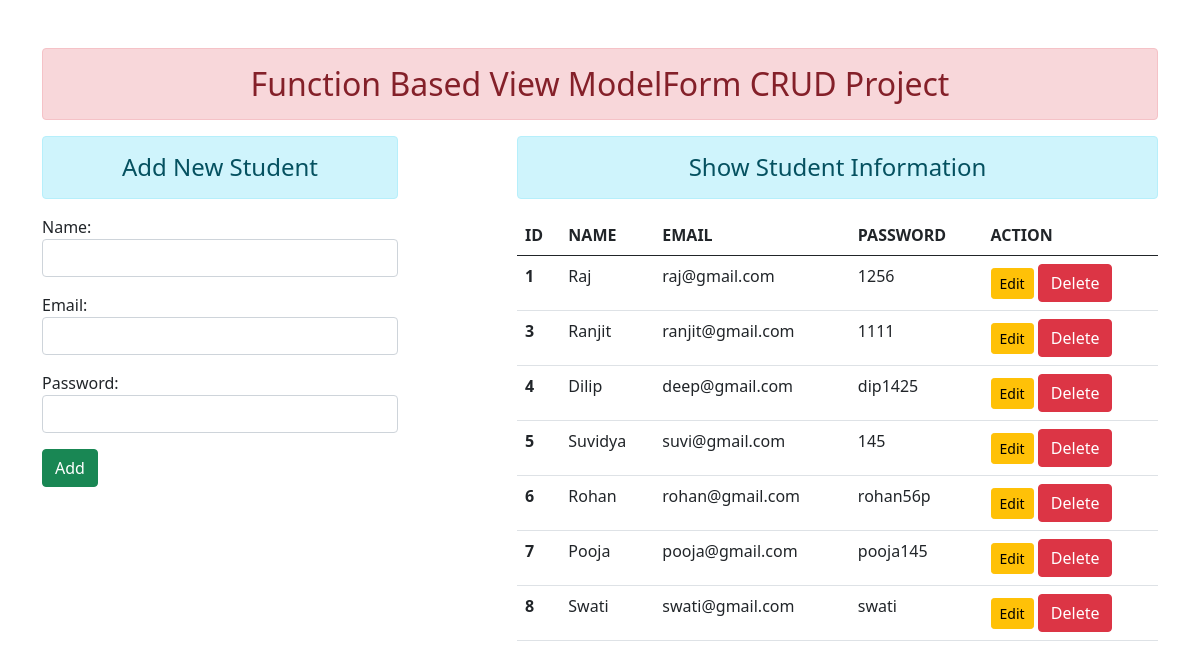
The page / on the database its author committed.
### enroll/models.py (models this page shows)
class User(models.Model):
    name = models.CharField(max_length=70)
    email = models.EmailField(max_length=70)
    password = models.CharField(max_length=100)

### enroll/views.py (the view)
# urls.py: path('',views.add_show,name='addshow'),
def add_show(request):
    if request.method == 'POST':
        fmData = StudentRegistration(request.POST)
        if fmData.is_valid():
            name = fmData.cleaned_data.get('name')
            email = fmData.cleaned_data.get('email')
            pas = fmData.cleaned_data.get('password')
            u = User(name=name,email=email,password=pas)
            u.save()
            fmData = StudentRegistration()
    else:
        fmData = StudentRegistration()
    stud = User.objects.all()
    return render(request,'enroll/addandshow.html',{'form':fmData,'stu':stud})

### enroll/forms.py
class StudentRegistration(forms.ModelForm):
    class Meta:
        model = User
        fields = ['id','name','email','password']
        widgets = {
                   'name':forms.TextInput(attrs={'class':'form-control'}),
                   'password':forms.PasswordInput(render_value=True,attrs={'class':'form-control'}),
                   'email':forms.EmailInput(attrs={'class':'form-control'})
                }

### enroll/templates/enroll/addandshow.html (shortened to what this page needs)
{% extends "enroll/base.html" %}
{% block content %}
<div class="row">
    <div class="col-sm-4">
        <h4 class="text-center alert alert-info">Add New Student</h4>
        <form action="" method="POST" novalidate>
            {{form.as_p}}
            <input type="submit" class="btn btn-success" value="Add">
        </form>
    </div>
    <div class="col-sm-7 offset-1">
        <h4 class="text-center alert alert-info">Show Student Information</h4>
        {% if stu %}
        <table class="table table-hover">
            <thead>
              <tr>
                <th scope="col">ID</th>
                <th scope="col">NAME</th>
                <th scope="col">EMAIL</th>
                <th scope="col">PASSWORD</th>
                <th scope="col">ACTION</th>
              </tr>
            </thead>
            <tbody>
                {% for st in stu %}
                <tr>
                    <th scope="row">{{st.id}}</th>
                    <td>{{st.name}}</td>
                    <td>{{st.email}}</td>
                    <td>{{st.password}}</td>
                    <td>
                        <a href="{% url 'updatedata' st.id %}" class="btn btn-warning btn-sm">Edit</a>
                        <form action="{% url 'deletedata' st.id %}" method="post" class="d-inline">
                            <input type="submit" class="btn btn-danger" value="Delete">
                        </form>
                    </td>
                </tr>
              {% endfor %}
            </tbody>
          </table>
        {% else %}
        <h4 class="text-center alert alert-warnign">No Records</h4>
        {% endif %}
    </div>
</div>
{% endblock content %}

### enroll/templates/enroll/base.html (shortened to what this page needs)
<!DOCTYPE html>
{% load static %}
<html lang="en">
<head>
    <link rel="stylesheet" href="{% static 'enroll/css/bootstrap.css' %}">
</head>
<body>
    <div class="container mt-5">
        <h2 class="text-center alert alert-danger">Function Based View ModelForm CRUD Project</h2>
        {% block content %}
        {% endblock content %}
    </div>
</body>
</html>

### rows shown on the page
User: id "1", name "Raj", email "raj@gmail.com", password "1256"
User: id "3", name "Ranjit", email "ranjit@gmail.com", password "1111"
User: id "4", name "Dilip", email "deep@gmail.com", password "dip1425"
User: id "5", name "Suvidya", email "suvi@gmail.com", password "145"
User: id "6", name "Rohan", email "rohan@gmail.com", password "rohan56p"
User: id "7", name "Pooja", email "pooja@gmail.com", password "pooja145"
User: id "8", name "Swati", email "swati@gmail.com", password "swati"
